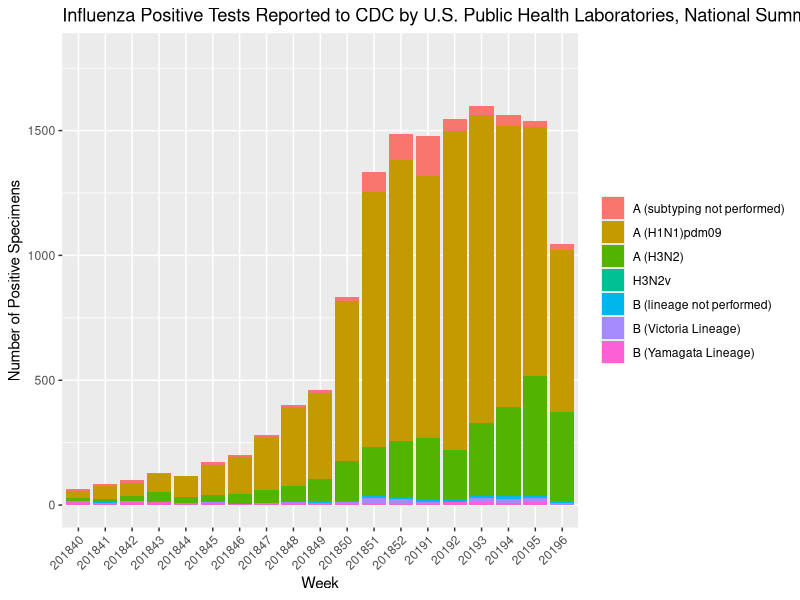

Source code (R):
library(ggplot2)

# read data from csv, skip first line containing comments
clData <- read.csv("./FluViewPhase2Data/WHO_NREVSS_Public_Health_Labs.csv", skip=1)

# combine year and week and use them as xticks when plotting
xticks <- paste(as.character(clData$YEAR), as.character(clData$WEEK), sep="")

# for melt method
library(reshape2)


columns <- c("A..Subtyping.not.Performed.", "A..2009.H1N1.", "A..H3.", "H3N2v", "B", "BVic", "BYam")

customLabels <- c("A (subtyping not performed)", "A (H1N1)pdm09", "A (H3N2)", "H3N2v", "B (lineage not performed)", "B (Victoria Lineage)", "B (Yamagata Lineage)")

# get the data that we care and melt it
positiveData <- clData[, columns]
positiveData$category <- xticks
mPositiveData <- melt(positiveData, id.vars = "category")

ggplot(
  data = mPositiveData,
  aes(
    category,
    value,
    fill = factor(variable, levels = columns, labels=customLabels),
  )) +
    geom_bar(stat = "identity") +
    ggtitle("Title") +
    ylim(0, 1800) +
  theme(legend.title=element_blank()) +
  theme(axis.text.x = element_text(angle = 45, hjust = 1)) +
  ggtitle("Influenza Positive Tests Reported to CDC by U.S. Public Health Laboratories, National Summary, 2018 - 2019 Season") +
  xlab("Week") +
  ylab("Number of Positive Specimens")
